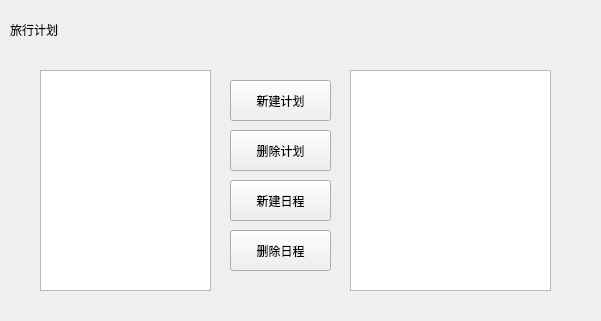
<?xml version="1.0" encoding="UTF-8"?>
<ui version="4.0">
 <class>Widget</class>
 <widget class="QWidget" name="Widget">
  <property name="geometry">
   <rect>
    <x>0</x>
    <y>0</y>
    <width>601</width>
    <height>321</height>
   </rect>
  </property>
  <property name="windowTitle">
   <string>Widget</string>
  </property>
  <widget class="QLabel" name="title">
   <property name="geometry">
    <rect>
     <x>10</x>
     <y>10</y>
     <width>151</width>
     <height>41</height>
    </rect>
   </property>
   <property name="text">
    <string>旅行计划</string>
   </property>
   <property name="textFormat">
    <enum>Qt::RichText</enum>
   </property>
  </widget>
  <widget class="QListWidget" name="Schedule">
   <property name="geometry">
    <rect>
     <x>350</x>
     <y>70</y>
     <width>201</width>
     <height>221</height>
    </rect>
   </property>
  </widget>
  <widget class="QPushButton" name="newSchedule">
   <property name="geometry">
    <rect>
     <x>230</x>
     <y>180</y>
     <width>101</width>
     <height>41</height>
    </rect>
   </property>
   <property name="text">
    <string>新建日程</string>
   </property>
  </widget>
  <widget class="QListWidget" name="TripPlan">
   <property name="geometry">
    <rect>
     <x>40</x>
     <y>70</y>
     <width>171</width>
     <height>221</height>
    </rect>
   </property>
  </widget>
  <widget class="QPushButton" name="newPlan">
   <property name="geometry">
    <rect>
     <x>230</x>
     <y>80</y>
     <width>101</width>
     <height>41</height>
    </rect>
   </property>
   <property name="text">
    <string>新建计划</string>
   </property>
  </widget>
  <widget class="QPushButton" name="deleteSchedule">
   <property name="geometry">
    <rect>
     <x>230</x>
     <y>230</y>
     <width>101</width>
     <height>41</height>
    </rect>
   </property>
   <property name="text">
    <string>删除日程</string>
   </property>
  </widget>
  <widget class="QPushButton" name="deletePlan">
   <property name="geometry">
    <rect>
     <x>230</x>
     <y>130</y>
     <width>101</width>
     <height>41</height>
    </rect>
   </property>
   <property name="text">
    <string>删除计划</string>
   </property>
  </widget>
 </widget>
 <resources/>
 <connections/>
</ui>
